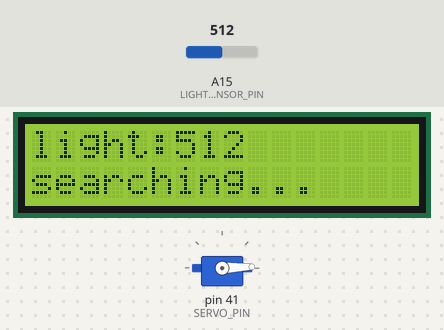
A sketch run on a simulated Arduino Mega 2560, built with avr-gcc and run on an emulated ATmega2560. Shown: 16×2 character LCD, servo. Inputs (shaded band) come from the test bench; at power-on: A15 (LIGHT_SENSOR_PIN) = 512. What the sketch prints to the serial monitor is not drawn.

Above: at 1.2 s.
1.3 s: A15 (LIGHT_SENSOR_PIN) set to 457
At 3.4 s:
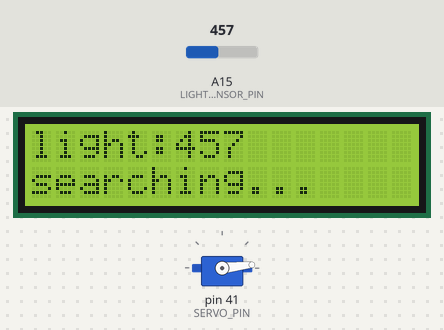
3.5 s: A15 (LIGHT_SENSOR_PIN) set to 431
At 4.8 s:
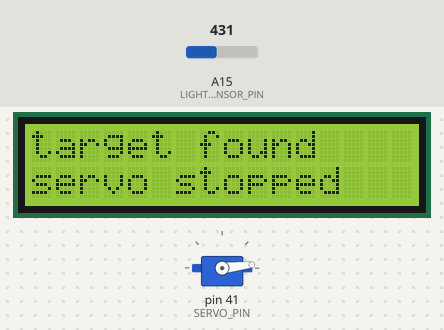
Timing chart, 0 to 6.5 s (numbered marks = the images above; inputs shaded):
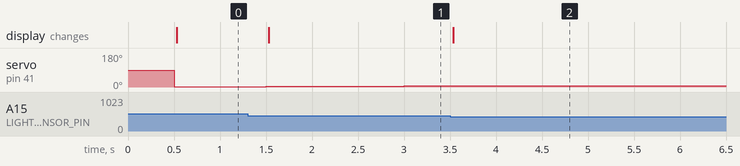

Measured:
- the behaviour switches between 446 and 445 on A15 (LIGHT_SENSOR_PIN) (found by bisection; images 1 and 2)
- after the input at 1.3 s, the display: changes after 0.23 s (image 1)
- after the input at 3.5 s, servo on pin 41 (SERVO_PIN): stays 6° (without the input it goes to 7° after 0.00 s); the display: changes at once (image 2)

The sketch:

Exercise5___GL5528_Light_Servo.ino
```cpp
/*
  Exercise 5 - GL5528 Light sensor and Servo

  This program rotates a servo while reading the light sensor
  If sensor value matches target value-> servo finds light -> servo stops moving

  Current light value is displayed on both the LCD and Serial Monitor
*/

#include <Wire.h>               // I2C communication library
#include <LiquidCrystal_I2C.h>  // LCD display library
#include <Servo.h>              // Servo library

// light sensor config
#define LIGHT_SENSOR_PIN A15

// servo config
#define SERVO_PIN 41

// target value (this must be measured manually before running automatic search)
#define TARGET_LIGHT_VALUE 435
// error range (allowed)
#define TOLERANCE 10

// LCD object: address 0x3F, 16 columns, 2 rows
LiquidCrystal_I2C lcd(0x3F, 16, 2);

// servo obj
Servo myservo;

// timing config
const unsigned long READ_INTERVAL = 500;
unsigned long previousMillis = 0;

// light variables
int lightValue = 0;
int lastLightValue = -1;

// servo variables
int servoPos = 0;
bool targetReached = false;

void setup()
{
  // init Serial Monitor
  Serial.begin(9600);

  // init LCD
  lcd.init();
  lcd.backlight();
  lcd.clear();

  // init light
  pinMode(LIGHT_SENSOR_PIN, INPUT);

  // init servo (attached)
  myservo.attach(SERVO_PIN);

  // startup message
  lcd.setCursor(0, 0);
  lcd.print("light search");
}

void loop()
{
  // get current time since program started
  unsigned long currentMillis = millis();

  // check if defined time interval has passed
  if (currentMillis - previousMillis >= READ_INTERVAL)
  {
    // update last exec time
    previousMillis = currentMillis;

    // read current light sensor value
    readLight();

    // move servo ONLY while target has not been reached
    if (!targetReached)
    {
      moveServo();
    }

    printSerial();
    updateLCDIfNeeded();
  }
}

// read current light value
void readLight()
{
  lightValue = analogRead(LIGHT_SENSOR_PIN);
}

void moveServo()
{
  // check if current value is close to target
  if (abs(lightValue - TARGET_LIGHT_VALUE) <= TOLERANCE)
  {
    targetReached = true;
    Serial.println("target reached");
    return;
  }

  // move servo step by step
  servoPos++;

  if (servoPos > 180)
  {
    servoPos = 0;
  }

  // send new position to servo
  myservo.write(servoPos);
}

// print on Serial Monitor
void printSerial()
{
  if (targetReached)
  {
    Serial.print("target reached | light: ");
    Serial.print(lightValue);
    Serial.print(" | servo stopped at: ");
    Serial.println(servoPos);
  }
  else
  {
    Serial.print("light value: ");
    Serial.print(lightValue);
    Serial.print(" | servo position: ");
    Serial.println(servoPos);
  }
}

void updateLCDIfNeeded()
{
  // print only if target reached
  if (targetReached)
  {
    lcd.setCursor(0, 0);
    lcd.print("target found    ");
    lcd.setCursor(0, 1);
    lcd.print("servo stopped   ");
    return;
  }

  // update lcd only if light value changes
  if (lightValue != lastLightValue)
  {
    lcd.setCursor(0, 0);
    lcd.print("light:");
    lcd.print(lightValue);
    lcd.print("   ");

    lcd.setCursor(0, 1);
    lcd.print("searching...   ");

    lastLightValue = lightValue;
  }
}
```
